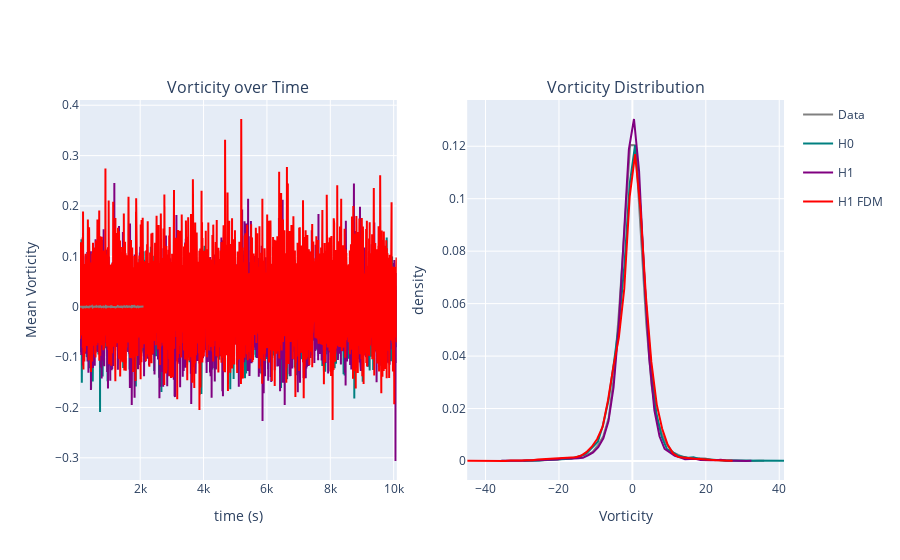

Write notebook code for a chart like this one.
### Code cell
fig = make_subplots(rows=1, cols=2, column_titles=('Vorticity over Time','Vorticity Distribution'))
fig.add_trace(go.Scatter(x=np.arange(100, 100+target_data_m1.shape[0]),  y=torch.mean(model_1,dim=(1,2)),  mode='lines', line=dict(color='Teal'), showlegend=False,  name= 'H0',  legendgroup='H0'), row=1, col=1)
fig.add_trace(go.Scatter(x=np.arange(100, 100+target_data_m2.shape[0]),  y=torch.mean(model_2,dim=(1,2)),  mode='lines', line=dict(color='Purple'), showlegend=False,  name= 'H1',  legendgroup='H1'), row=1, col=1)
fig.add_trace(go.Scatter(x=np.arange(100, 100+target_data_m3.shape[0]),  y=torch.mean(model_3,dim=(1,2)),  mode='lines', line=dict(color='Red'), showlegend=False,  name= 'H1 FDM',  legendgroup='H1 FDM'), row=1, col=1)
fig.add_trace(go.Scatter(x=np.arange(100, 100+target_data_data.shape[0]),  y=torch.mean(truth,dim=(1,2)),  mode='lines', line=dict(color='Grey'), showlegend=False,  name= 'Data',  legendgroup='Data'), row=1, col=1)
fig.add_trace(go.Scatter(x=bins_data, y=density_data, mode='lines', line=dict(color='Grey'),  name= 'Data',  legendgroup='Data'), row=1, col=2)
fig.add_trace(go.Scatter(x=bins_m1, y=density_m1, mode='lines', line=dict(color='Teal'),  name= 'H0',  legendgroup='H0'), row=1, col=2)
fig.add_trace(go.Scatter(x=bins_m2, y=density_m2, mode='lines', line=dict(color='Purple'),  name= 'H1',  legendgroup='H1'), row=1, col=2)
fig.add_trace(go.Scatter(x=bins_m3, y=density_m3, mode='lines', line=dict(color='Red'),  name= 'H1 FDM',  legendgroup='H1 FDM'), row=1, col=2)
fig.update_xaxes(title_text="time (s)", row=1, col=1); fig.update_yaxes(title_text="Mean Vorticity", row=1, col=1)
fig.update_xaxes(title_text="Vorticity", row=1, col=2); fig.update_yaxes(title_text="density", row=1, col=2)
fig.show()

### Figure 1 — Plotly figure (JSON) as saved in the notebook; plotly's stock layout.template omitted (floating-point values rounded to 4 significant figures; data arrays with more than 128 entries replaced by an {"elided": "..."} marker saying what was removed)
{"data": [{"legendgroup": "H0", "line": {"color": "Teal"}, "mode": "lines", "name": "H0", "showlegend": false, "type": "scatter", "x": {"elided": "10000 int values"}, "xaxis": "x", "y": {"elided": "10000 float values"}, "yaxis": "y"}, {"legendgroup": "H1", "line": {"color": "Purple"}, "mode": "lines", "name": "H1", "showlegend": false, "type": "scatter", "x": {"elided": "10000 int values"}, "xaxis": "x", "y": {"elided": "10000 float values"}, "yaxis": "y"}, {"legendgroup": "H1 FDM", "line": {"color": "Red"}, "mode": "lines", "name": "H1 FDM", "showlegend": false, "type": "scatter", "x": {"elided": "10000 int values"}, "xaxis": "x", "y": {"elided": "10000 float values"}, "yaxis": "y"}, {"legendgroup": "Data", "line": {"color": "Grey"}, "mode": "lines", "name": "Data", "showlegend": false, "type": "scatter", "x": {"elided": "10000 int values"}, "xaxis": "x", "y": {"elided": "2005 float values"}, "yaxis": "y"}, {"legendgroup": "Data", "line": {"color": "Grey"}, "mode": "lines", "name": "Data", "type": "scatter", "x": [-35.65, -34.19, -32.73, -31.27, -29.81, -28.35, -26.89, -25.43, -23.97, -22.51, -21.05, -19.59, -18.13, -16.67, -15.21, -13.75, -12.29, -10.83, -9.373, -7.912, -6.452, -4.992, -3.532, -2.072, -0.6122, 0.8479, 2.308, 3.768, 5.228, 6.688, 8.148, 9.608, 11.07, 12.53, 13.99, 15.45, 16.91, 18.37, 19.83, 21.29, 22.75, 24.21, 25.67, 27.13, 28.59, 30.05, 31.51, 32.97, 34.43, 35.89], "xaxis": "x2", "y": [5.378e-05, 3.083e-05, 6.052e-05, 6.207e-05, 0.0001618, 0.000126, 0.0001426, 0.0002038, 0.000282, 0.0003504, 0.0005239, 0.0006615, 0.001044, 0.001103, 0.001495, 0.002168, 0.002374, 0.003523, 0.006037, 0.009472, 0.01649, 0.03264, 0.05925, 0.09186, 0.1205, 0.1204, 0.08711, 0.05257, 0.02896, 0.01598, 0.009919, 0.005827, 0.003232, 0.002267, 0.001415, 0.0009384, 0.00115, 0.001012, 0.0009568, 0.0005186, 0.0004425, 0.0005501, 0.0004031, 0.0001452, 0.0002426, 0.0001811, 1.562e-05, 1.601e-05, 5.723e-05, 5.682e-05], "yaxis": "y2"}, {"legendgroup": "H0", "line": {"color": "Teal"}, "mode": "lines", "name": "H0", "type": "scatter", "x": [-29.7, -28.25, -26.8, -25.35, -23.9, -22.45, -21.0, -19.55, -18.11, -16.66, -15.21, -13.76, -12.31, -10.86, -9.412, -7.963, -6.514, -5.065, -3.617, -2.168, -0.7188, 0.73, 2.179, 3.628, 5.077, 6.525, 7.974, 9.423, 10.87, 12.32, 13.77, 15.22, 16.67, 18.12, 19.57, 21.01, 22.46, 23.91, 25.36, 26.81, 28.26, 29.71, 31.16, 32.61, 34.05, 35.5, 36.95, 38.4, 39.85, 41.3], "xaxis": "x2", "y": [7.497e-05, 6.624e-05, 0.0001414, 0.0001891, 0.0003386, 0.0004633, 0.0005631, 0.0007272, 0.0009572, 0.0008734, 0.001438, 0.001963, 0.00313, 0.005151, 0.007332, 0.01391, 0.02315, 0.03712, 0.05254, 0.07473, 0.1058, 0.1204, 0.09688, 0.0612, 0.03619, 0.01817, 0.009263, 0.00453, 0.003448, 0.002032, 0.001568, 0.001256, 0.001416, 0.0008163, 0.0007369, 0.0005559, 0.0004255, 0.0001586, 8.156e-05, 0.0001488, 0.0001231, 2.134e-05, 9.394e-08, 9.153e-12, 1.964e-17, 2.569e-18, 1.73e-12, 2.519e-08, 7.927e-06, 5.392e-05], "yaxis": "y2"}, {"legendgroup": "H1", "line": {"color": "Purple"}, "mode": "lines", "name": "H1", "type": "scatter", "x": [-35.73, -34.33, -32.94, -31.55, -30.16, -28.77, -27.38, -25.99, -24.6, -23.21, -21.82, -20.43, -19.04, -17.65, -16.26, -14.86, -13.47, -12.08, -10.69, -9.302, -7.911, -6.521, -5.13, -3.739, -2.349, -0.958, 0.4326, 1.823, 3.214, 4.605, 5.995, 7.386, 8.777, 10.17, 11.56, 12.95, 14.34, 15.73, 17.12, 18.51, 19.9, 21.29, 22.68, 24.07, 25.47, 26.86, 28.25, 29.64, 31.03, 32.42], "xaxis": "x2", "y": [5.944e-05, 1.376e-05, 5.973e-05, 5.254e-05, 0.0001072, 0.0001981, 0.0002464, 6.497e-05, 0.0001222, 0.0002112, 0.0004033, 0.0005399, 0.001011, 0.0008346, 0.0009319, 0.001062, 0.001231, 0.002133, 0.003257, 0.005268, 0.008603, 0.01511, 0.02808, 0.05121, 0.08372, 0.1189, 0.1304, 0.1106, 0.07109, 0.03904, 0.01934, 0.009425, 0.004668, 0.003314, 0.001955, 0.001383, 0.000636, 0.000715, 0.0008587, 0.0003967, 0.0002538, 0.0002834, 0.0002852, 0.0005126, 0.0002153, 0.0001196, 0.0001597, 1.865e-05, 2.477e-05, 0.0001114], "yaxis": "y2"}, {"legendgroup": "H1 FDM", "line": {"color": "Red"}, "mode": "lines", "name": "H1 FDM", "type": "scatter", "x": [-45.0, -43.52, -42.05, -40.57, -39.1, -37.62, -36.14, -34.67, -33.19, -31.72, -30.24, -28.77, -27.29, -25.82, -24.34, -22.87, -21.39, -19.92, -18.44, -16.97, -15.49, -14.02, -12.54, -11.06, -9.589, -8.114, -6.639, -5.163, -3.688, -2.213, -0.7374, 0.7379, 2.213, 3.689, 5.164, 6.639, 8.115, 9.59, 11.07, 12.54, 14.02, 15.49, 16.97, 18.44, 19.92, 21.39, 22.87, 24.34, 25.82, 27.29], "xaxis": "x2", "y": [4.969e-05, 9.185e-06, 5.802e-08, 1.252e-11, 7.071e-14, 1.627e-09, 1.314e-06, 4.383e-05, 0.0001592, 0.0003078, 0.0002337, 0.0002569, 0.0002475, 0.0005466, 0.0006649, 0.0007641, 0.0008971, 0.001012, 0.001393, 0.001503, 0.001463, 0.001998, 0.003394, 0.005448, 0.008375, 0.01295, 0.02316, 0.03607, 0.04705, 0.0657, 0.1008, 0.117, 0.09587, 0.06272, 0.03779, 0.0215, 0.0123, 0.006256, 0.002945, 0.001537, 0.001281, 0.000954, 0.0008741, 0.0007534, 0.0005027, 0.0003608, 0.000255, 0.0002349, 0.0001322, 7.883e-05], "yaxis": "y2"}], "layout": {"annotations": [{"font": {"size": 16}, "showarrow": false, "text": "Vorticity over Time", "x": 0.225, "xanchor": "center", "xref": "paper", "y": 1, "yanchor": "bottom", "yref": "paper"}, {"font": {"size": 16}, "showarrow": false, "text": "Vorticity Distribution", "x": 0.775, "xanchor": "center", "xref": "paper", "y": 1, "yanchor": "bottom", "yref": "paper"}], "xaxis": {"anchor": "y", "domain": [0, 0.45], "title": {"text": "time (s)"}}, "xaxis2": {"anchor": "y2", "domain": [0.55, 1], "title": {"text": "Vorticity"}}, "yaxis": {"anchor": "x", "domain": [0, 1], "title": {"text": "Mean Vorticity"}}, "yaxis2": {"anchor": "x2", "domain": [0, 1], "title": {"text": "density"}}}}
